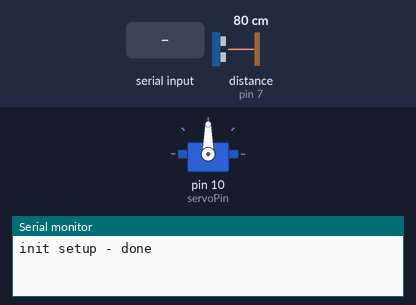
Simulated run of this sketch. Board: Arduino Uno, built with avr-gcc and run on an emulated ATmega328P. Parts: servo, the last lines printed to the serial monitor. The test bench sets the inputs (shaded band); at power-on: distance to the obstacle (sensor on pin 7) 80 cm. The echo pulse lasts 58.3 µs per cm.

Above: at 1.2 s.
1.3 s: "90,45\n" received over Serial
At 2.1 s:
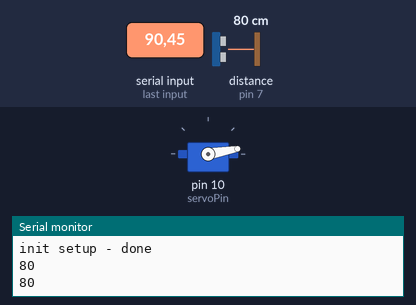
Timing chart, 0 to 4.3 s (numbered marks = the images above; inputs shaded):
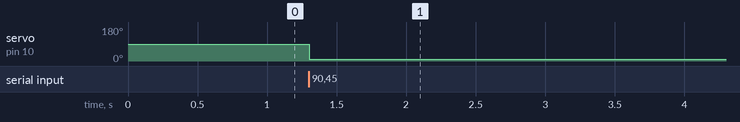

Measured:
- after the input at 1.3 s, servo on pin 10 (servoPin): 90° → 10° at once

The sketch:

Ultrasonic_Sensor_HC-SR0_04.ino
```cpp
/* HC-SR04 Sensor
   The circuit:
  * VCC connection of the sensor attached to +5V
  * GND connection of the sensor attached to ground
  * TRIG connection of the sensor attached to digital pin 2
  * ECHO connection of the sensor attached to digital pin 4
  * Servo connected to pin 9
  */

#include <Servo.h>

Servo servo;

static const int minAngle = 0;
static const int maxAngle = 180;
int angle=0;
int servoAngle;
int servoPos;

const int servoPin = 10;
const int echoPin = 7;
const int trigPin = 8;

void setup() {
  // initialize serial communication:
 Serial.begin(9600);

 servo.attach(servoPin);

 pinMode(trigPin, OUTPUT);
 pinMode(echoPin, INPUT);
 pinMode(servoPin, OUTPUT);

 Serial.println("init setup - done");
}

void loop()
{
  if (Serial.available()) {
    angle = Serial.parseInt();
    if(angle>-1){
      servoPos = constrain(map(angle, 0,180,minAngle,maxAngle),minAngle,maxAngle);
      servo.write(servoPin);
      getDistance();
    }
  }
}

void getDistance(){
  // establish variables for duration of the ping,
  // and the distance result in inches and centimeters:
  long duration, inches, cm;

  // The sensor is triggered by a HIGH pulse of 10 or more microseconds.
  // Give a short LOW pulse beforehand to ensure a clean HIGH pulse:

  digitalWrite(trigPin, LOW);
  delayMicroseconds(2);
  digitalWrite(trigPin, HIGH);
  delayMicroseconds(10);
  digitalWrite(trigPin, LOW);

  // Read the signal from the sensor: a HIGH pulse whose
  // duration is the time (in microseconds) from the sending
  // of the ping to the reception of its echo off of an object.
  duration = pulseIn(echoPin, HIGH);

  // convert the time into a distance
  cm = microsecondsToCentimeters(duration);

  Serial.print(cm);
  Serial.println();

  delay(100);
}

long microsecondsToCentimeters(long microseconds){
  // The speed of sound is 340 m/s or 29 microseconds per centimeter.
  // The ping travels out and back, so to find the distance of the
  // object we take half of the distance travelled.
  return microseconds / 29 / 2;
}
```
